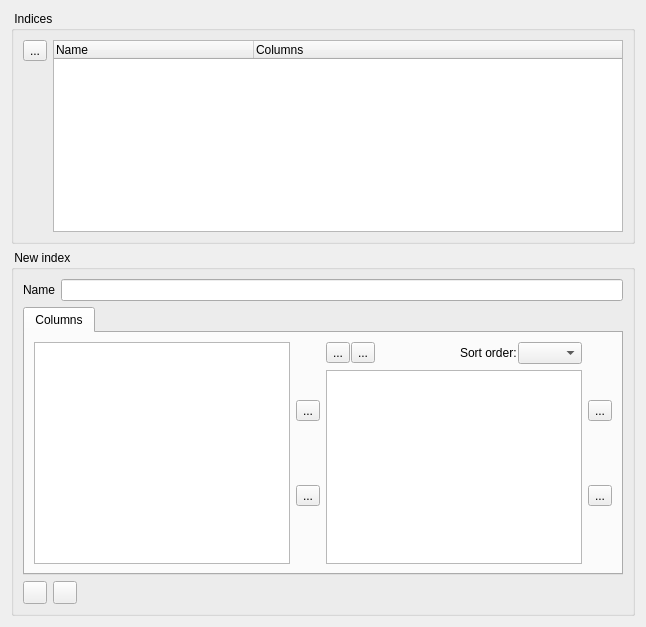
        <widget class="QWidget" name="tabWidgetPage2">
         <attribute name="icon">
          <iconset resource="../dbm.qrc">
           <normaloff>:/images/actions/images/small/index.png</normaloff>:/images/actions/images/small/index.png</iconset>
         </attribute>
         <attribute name="title">
          <string>Indices</string>
         </attribute>
         <layout class="QVBoxLayout" name="verticalLayout_3">
          <item>
           <widget class="QGroupBox" name="groupBox_4">
            <property name="title">
             <string> Indices </string>
            </property>
            <layout class="QHBoxLayout" name="horizontalLayout_7">
             <item>
              <layout class="QVBoxLayout" name="verticalLayout_12">
               <item>
                <widget class="QToolButton" name="btnRemoveIndex">
                 <property name="toolTip">
                  <string>Delete this index</string>
                 </property>
                 <property name="statusTip">
                  <string>Delete this index</string>
                 </property>
                 <property name="whatsThis">
                  <string>Deletes this index</string>
                 </property>
                 <property name="text">
                  <string>...</string>
                 </property>
                 <property name="icon">
                  <iconset resource="../dbm.qrc">
                   <normaloff>:/images/actions/images/small/remove.png</normaloff>:/images/actions/images/small/remove.png</iconset>
                 </property>
                </widget>
               </item>
               <item>
                <spacer name="verticalSpacer_5">
                 <property name="orientation">
                  <enum>Qt::Vertical</enum>
                 </property>
                 <property name="sizeHint" stdset="0">
                  <size>
                   <width>20</width>
                   <height>40</height>
                  </size>
                 </property>
                </spacer>
               </item>
              </layout>
             </item>
             <item>
              <widget class="QTreeWidget" name="lstIndices">
               <property name="rootIsDecorated">
                <bool>false</bool>
               </property>
               <property name="itemsExpandable">
                <bool>false</bool>
               </property>
               <property name="expandsOnDoubleClick">
                <bool>false</bool>
               </property>
               <attribute name="headerDefaultSectionSize">
                <number>200</number>
               </attribute>
               <attribute name="headerMinimumSectionSize">
                <number>100</number>
               </attribute>
               <column>
                <property name="text">
                 <string notr="true">Name</string>
                </property>
               </column>
               <column>
                <property name="text">
                 <string>Columns</string>
                </property>
               </column>
              </widget>
             </item>
            </layout>
           </widget>
          </item>
          <item>
           <widget class="QGroupBox" name="groupBox_3">
            <property name="title">
             <string> New index </string>
            </property>
            <property name="flat">
             <bool>false</bool>
            </property>
            <property name="checkable">
             <bool>false</bool>
            </property>
            <layout class="QVBoxLayout" name="verticalLayout_7">
             <item>
              <layout class="QGridLayout" name="gridLayout_3">
               <item row="0" column="0">
                <widget class="QLabel" name="label_6">
                 <property name="text">
                  <string>Name</string>
                 </property>
                </widget>
               </item>
               <item row="0" column="2">
                <widget class="QLineEdit" name="txtNewIndexName"/>
               </item>
              </layout>
             </item>
             <item>
              <layout class="QHBoxLayout" name="horizontalLayout_6">
               <item>
                <widget class="QTabWidget" name="tabWidgetForIndex">
                 <property name="currentIndex">
                  <number>0</number>
                 </property>
                 <widget class="QWidget" name="tab_3">
                  <attribute name="title">
                   <string>Columns</string>
                  </attribute>
                  <layout class="QHBoxLayout" name="horizontalLayout_16">
                   <item>
                    <widget class="QListWidget" name="lstAvailableColumnsForIndex"/>
                   </item>
                   <item>
                    <layout class="QVBoxLayout" name="verticalLayout_10">
                     <item>
                      <widget class="QToolButton" name="btnMoveColumnToRight">
                       <property name="toolTip">
                        <string>Add thes selecte column to the index</string>
                       </property>
                       <property name="statusTip">
                        <string>Add the selected column to the index</string>
                       </property>
                       <property name="whatsThis">
                        <string>Add this column to the index</string>
                       </property>
                       <property name="text">
                        <string>...</string>
                       </property>
                       <property name="icon">
                        <iconset resource="../dbm.qrc">
                         <normaloff>:/images/actions/images/small/right.png</normaloff>:/images/actions/images/small/right.png</iconset>
                       </property>
                      </widget>
                     </item>
                     <item>
                      <widget class="QToolButton" name="btnMoveColumnToLeft">
                       <property name="toolTip">
                        <string>Remove the selected column from the right listbox and the index</string>
                       </property>
                       <property name="statusTip">
                        <string>Remove the selected column from the right listbox and the index</string>
                       </property>
                       <property name="whatsThis">
                        <string>Remove the selected column from the right listbox and the index</string>
                       </property>
                       <property name="text">
                        <string>...</string>
                       </property>
                       <property name="icon">
                        <iconset resource="../dbm.qrc">
                         <normaloff>:/images/actions/images/small/left.png</normaloff>:/images/actions/images/small/left.png</iconset>
                       </property>
                      </widget>
                     </item>
                    </layout>
                   </item>
                   <item>
                    <layout class="QVBoxLayout" name="verticalLayout_13">
                     <item>
                      <layout class="QHBoxLayout" name="horizontalLayout_18">
                       <property name="spacing">
                        <number>1</number>
                       </property>
                       <item>
                        <widget class="QToolButton" name="btnAddSpToColumnOfIndex">
                         <property name="toolTip">
                          <string>Add a Database Specific Property to the selected column</string>
                         </property>
                         <property name="statusTip">
                          <string>Add a Database Specific Property to the selected column</string>
                         </property>
                         <property name="whatsThis">
                          <string>Add a Database Specific Property to the selected column</string>
                         </property>
                         <property name="text">
                          <string>...</string>
                         </property>
                         <property name="icon">
                          <iconset resource="../dbm.qrc">
                           <normaloff>:/images/actions/images/small/add.png</normaloff>:/images/actions/images/small/add.png</iconset>
                         </property>
                        </widget>
                       </item>
                       <item>
                        <widget class="QToolButton" name="btnRemoveSpFromColumnOfIndex">
                         <property name="toolTip">
                          <string>Remove the selceted Database Specific Property from the column it belongs to</string>
                         </property>
                         <property name="statusTip">
                          <string>Remove the selceted Database Specific Property from the column it belongs to</string>
                         </property>
                         <property name="whatsThis">
                          <string>Remove the selceted Database Specific Property from the column it belongs to</string>
                         </property>
                         <property name="text">
                          <string>...</string>
                         </property>
                         <property name="icon">
                          <iconset resource="../dbm.qrc">
                           <normaloff>:/images/actions/images/small/remove.png</normaloff>:/images/actions/images/small/remove.png</iconset>
                         </property>
                        </widget>
                       </item>
                       <item>
                        <spacer name="horizontalSpacer_5">
                         <property name="orientation">
                          <enum>Qt::Horizontal</enum>
                         </property>
                         <property name="sizeHint" stdset="0">
                          <size>
                           <width>40</width>
                           <height>20</height>
                          </size>
                         </property>
                        </spacer>
                       </item>
                       <item>
                        <widget class="QLabel" name="label">
                         <property name="text">
                          <string>Sort order:</string>
                         </property>
                        </widget>
                       </item>
                       <item>
                        <widget class="QComboBox" name="cmbIndexOrderType">
                         <item>
                          <property name="text">
                           <string/>
                          </property>
                         </item>
                         <item>
                          <property name="text">
                           <string>ASC</string>
                          </property>
                         </item>
                         <item>
                          <property name="text">
                           <string>DESC</string>
                          </property>
                         </item>
                        </widget>
                       </item>
                      </layout>
                     </item>
                     <item>
                      <widget class="QTreeWidget" name="lstSelectedColumnsForIndex">
                       <property name="columnCount">
                        <number>2</number>
                       </property>
                       <attribute name="headerVisible">
                        <bool>false</bool>
                       </attribute>
                       <attribute name="headerCascadingSectionResizes">
                        <bool>false</bool>
                       </attribute>
                       <attribute name="headerHighlightSections">
                        <bool>true</bool>
                       </attribute>
                       <attribute name="headerStretchLastSection">
                        <bool>false</bool>
                       </attribute>
                       <column>
                        <property name="text">
                         <string notr="true">Col</string>
                        </property>
                       </column>
                       <column>
                        <property name="text">
                         <string notr="true">Data</string>
                        </property>
                       </column>
                      </widget>
                     </item>
                    </layout>
                   </item>
                   <item>
                    <layout class="QVBoxLayout" name="verticalLayout_17">
                     <item>
                      <widget class="QToolButton" name="btnMoveIndexColumnUp">
                       <property name="text">
                        <string>...</string>
                       </property>
                       <property name="icon">
                        <iconset resource="../dbm.qrc">
                         <normaloff>:/images/actions/images/small/up.png</normaloff>:/images/actions/images/small/up.png</iconset>
                       </property>
                      </widget>
                     </item>
                     <item>
                      <widget class="QToolButton" name="btnMoveIndexColumnDown">
                       <property name="text">
                        <string>...</string>
                       </property>
                       <property name="icon">
                        <iconset resource="../dbm.qrc">
                         <normaloff>:/images/actions/images/small/down.png</normaloff>:/images/actions/images/small/down.png</iconset>
                       </property>
                      </widget>
                     </item>
                    </layout>
                   </item>
                  </layout>
                 </widget>
                </widget>
               </item>
              </layout>
             </item>
             <item>
              <layout class="QHBoxLayout" name="horizontalLayout_5">
               <item>
                <widget class="QToolButton" name="btnAddIndex">
                 <property name="toolTip">
                  <string>Save this index</string>
                 </property>
                 <property name="text">
                  <string/>
                 </property>
                 <property name="icon">
                  <iconset resource="../dbm.qrc">
                   <normaloff>:/images/actions/images/small/add.png</normaloff>:/images/actions/images/small/add.png</iconset>
                 </property>
                </widget>
               </item>
               <item>
                <widget class="QToolButton" name="btnCancelIndexEditing">
                 <property name="toolTip">
                  <string>Cancel editing this index, reset the fields</string>
                 </property>
                 <property name="text">
                  <string/>
                 </property>
                 <property name="icon">
                  <iconset resource="../dbm.qrc">
                   <normaloff>:/images/actions/images/small/cancel.png</normaloff>:/images/actions/images/small/cancel.png</iconset>
                 </property>
                </widget>
               </item>
               <item>
                <spacer name="horizontalSpacer_2">
                 <property name="orientation">
                  <enum>Qt::Horizontal</enum>
                 </property>
                 <property name="sizeHint" stdset="0">
                  <size>
                   <width>40</width>
                   <height>20</height>
                  </size>
                 </property>
                </spacer>
               </item>
              </layout>
             </item>
            </layout>
           </widget>
          </item>
         </layout>
        </widget>
